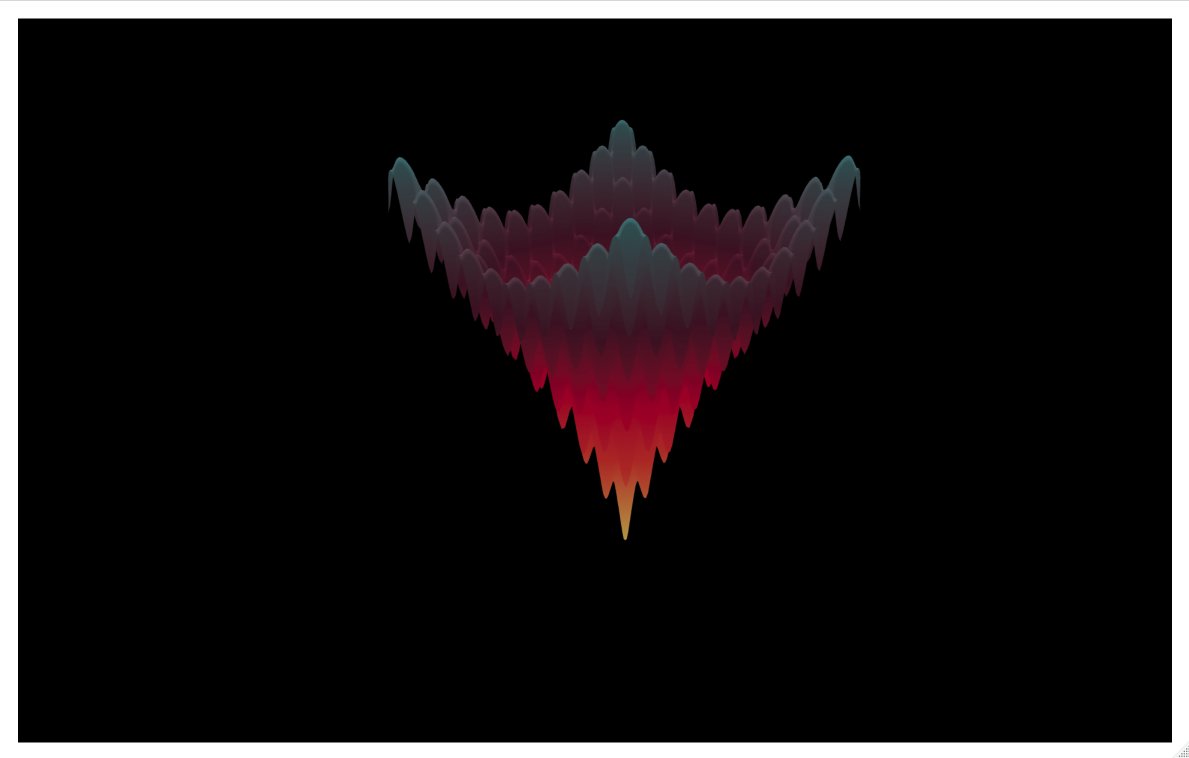

Recreate this plot in R.
# https://en.wikipedia.org/wiki/Test_functions_for_optimization#Test_functions_for_multi-objective_optimization

# Ackley function

source('optimization/functions.R')

library(dplyr)
d = data.frame(x=seq(-5, 5, length.out = 100),
               y=seq(-5, 5, length.out = 100)) %>%
  arrange(x)
zmat = apply(expand.grid(d), 1, function(x) ackley(x[1], x[2])) %>% matrix(100, 100, byrow = T)


a <- list(
  visible=FALSE
)

library(plotly)

plot_ly(x=d$x, y=d$y, z=zmat, 
        type = 'surface', 
      colors = NineteenEightyR::sunset1()) %>% 
  hide_colorbar() %>% 
  lazerhawk::theme_blank() %>% 
  layout(plot_bgcolor='black',
         paper_bgcolor='black',
         scene = list(xaxis = a,
                      yaxis = a,
                      zaxis = a
         )
  )
